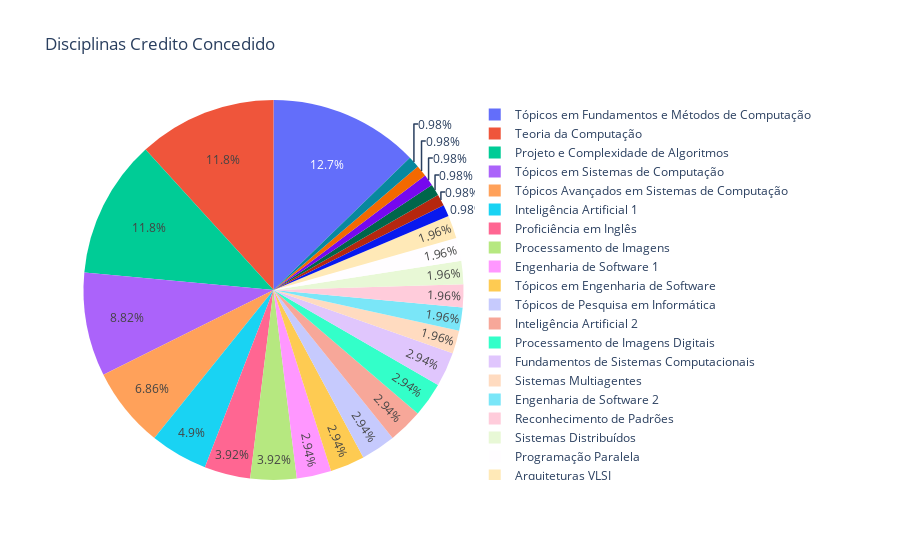

The notebook cell this image was saved under:
### Code cell
dfcc = df[df.Menção == 'CC']

fig = px.pie(dfcc, names='Disciplina', title='Disciplinas Credito Concedido')
fig.show()

### Figure 1 — Plotly figure (JSON) as saved in the notebook; plotly's stock layout.template omitted (floating-point values rounded to 4 significant figures)
{"data": [{"domain": {"x": [0, 1], "y": [0, 1]}, "hovertemplate": "Disciplina=%{label}<extra></extra>", "labels": ["Inteligência Artificial 1                                             ", "Sistemas Multiagentes                                                 ", "Engenharia de Software 1                                              ", "Engenharia de Software 2                                              ", "Tópicos em Engenharia de Software                                     ", "Tópicos em Fundamentos e Métodos de Computação                        ", "Tópicos em Sistemas de Computação                                     ", "Tópicos em Fundamentos e Métodos de Computação                        ", "Tópicos de Pesquisa em Informática                                    ", "Inteligência Artificial 2                                             ", "Sistemas Multiagentes                                                 ", "Tópicos em Fundamentos e Métodos de Computação                        ", "Lógica Formal Aplicada                                                ", "Processamento de Imagens Digitais                                     ", "Tópicos em Sistemas de Computação                                     ", "Tópicos em Fundamentos e Métodos de Computação                        ", "Teoria da Computação                                                  ", "Teoria da Computação                                                  ", "Fundamentos de Sistemas Computacionais                                ", "Processamento de Imagens Digitais                                     ", "Reconhecimento de Padrões                                             ", "Teoria da Computação                                                  ", "Fundamentos de Sistemas Computacionais                                ", "Processamento de Imagens Digitais                                     ", "Reconhecimento de Padrões                                             ", "Inteligência Artificial 2                                             ", "Engenharia de Software 1                                              ", "Sistemas Distribuídos                                                 ", "Teoria da Computação                                                  ", "Programação Paralela                                                  ", "Projeto e Complexidade de Algoritmos                                  ", "Tópicos Avançados em Sistemas de Computação                           ", "Inteligência Artificial 1                                             ", "Engenharia de Software 1                                              ", "Engenharia de Software 2                                              ", "Tópicos em Engenharia de Software                                     ", "Tópicos em Fundamentos e Métodos de Computação                        ", "Projeto e Complexidade de Algoritmos                                  ", "Tópicos em Fundamentos e Métodos de Computação                        ", "Proficiência em Inglês                                                ", "Proficiência em Inglês                                                ", "Proficiência em Inglês                                                ", "Projeto e Complexidade de Algoritmos                                  ", "Fundamentos de Computação Gráfica e Visual                            ", "Teoria da Computação                                                  ", "Programação Paralela                                                  ", "Projeto e Complexidade de Algoritmos                                  ", "Tópicos em Fundamentos e Métodos de Computação                        ", "Tópicos em Fundamentos e Métodos de Computação                        ", "Tópicos em Sistemas de Computação                                     ", "Teoria da Computação                                                  ", "Fundamentos de Sistemas Computacionais                                ", "Projeto e Complexidade de Algoritmos                                  ", "Tópicos em Fundamentos e Métodos de Computação                        ", "Inteligência Artificial 1                                             ", "Teoria da Computação                                                  ", "Projeto e Complexidade de Algoritmos                                  ", "Tópicos em Sistemas de Computação                                     ", "Tópicos em Sistemas de Computação                                     ", "Tópicos em Sistemas de Computação                                     ", "Tópicos em Fundamentos e Métodos de Computação                        ", "Tópicos de Pesquisa em Informática                                    ", "Tópicos Avançados em Sistemas de Computação                           ", "Processamento Digital de Sinais                                       ", "Teoria da Computação                                                  ", "Projeto e Complexidade de Algoritmos                                  ", "Arquiteturas VLSI                                                     ", "Processamento de Imagens                                              ", "Tópicos Avançados em Sistemas de Computação                           ", "Projeto e Complexidade de Algoritmos                                  ", "Tópicos em Engenharia de Software                                     ", "Teoria da Computação                                                  ", "Projeto e Complexidade de Algoritmos                                  ", "Tópicos em Sistemas de Computação                                     ", "Projeto e Complexidade de Algoritmos                                  ", "Projeto e Complexidade de Algorítmos 2                                ", "Teoria da Computação                                                  ", "Projeto e Complexidade de Algoritmos                                  ", "Arquiteturas VLSI                                                     ", "Processamento de Imagens                                              ", "Tópicos Avançados em Sistemas de Computação                           ", "Sistemas Distribuídos                                                 ", "Tópicos em Formalismos de Computação                                  ", "Tópicos em Fundamentos e Métodos de Computação                        ", "Tópicos Avançados em Sistemas de Computação                           ", "Inteligência Artificial 1                                             ", "Teoria da Computação                                                  ", "Tópicos em Sistemas de Computação                                     ", "Tópicos em Fundamentos e Métodos de Computação                        ", "Tópicos Avançados em Sistemas de Computação                           ", "Tópicos em Banco de Dados                                             ", "Inteligência Artificial 1                                             ", "Inteligência Artificial 2                                             ", "Teoria da Computação                                                  ", "Projeto e Complexidade de Algoritmos                                  ", "Processamento de Imagens                                              ", "Processamento de Imagens                                              ", "Tópicos em Fundamentos e Métodos de Computação                        ", "Tópicos de Pesquisa em Informática                                    ", "Tópicos Avançados em Sistemas de Computação                           ", "Tópicos em Sistemas de Computação                                     ", "Proficiência em Inglês                                                "], "legendgroup": "", "name": "", "showlegend": true, "type": "pie"}], "layout": {"legend": {"tracegroupgap": 0}, "title": {"text": "Disciplinas Credito Concedido"}}}
